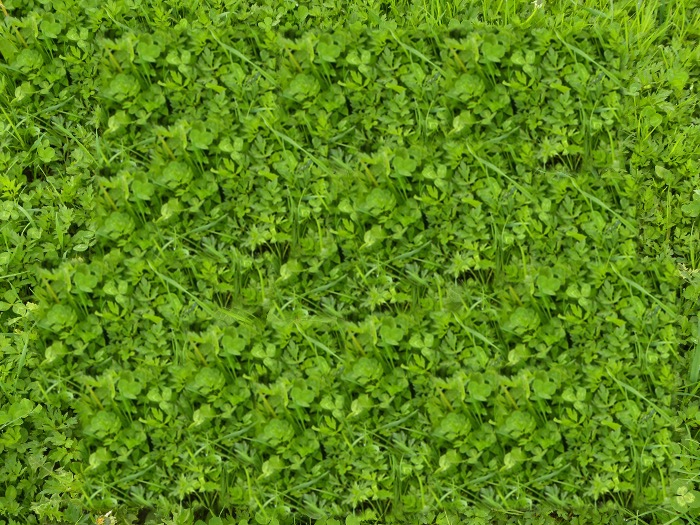
#> input picture img_data/img_train.jpg, 700 x 525 px
$ python detect_irregular.py
#> lines starting #> are read from the running program, lines starting #| are printed output that depends on the picture
import numpy as np
from spmimage.decomposition import KSVD
from PIL import Image
from sklearn.preprocessing import StandardScaler
from spmimage.feature_extraction.image import extract_simple_patches_2d, reconstruct_from_simple_patches_2d
import matplotlib.pyplot as plt

"""
（学習の原理について）
与えられたモノクロ画像（正常な時の画像）を幾つにも分割してpatchを作る。
学習に使えるよう、patchに標準化等を施したものがY。
patch全てに共通する基底ベクトルを求め、それを２次元配列でまとめたのがD行列。これを辞書という。
辞書に書かれた基底ベクトルから画像を生成するとき、どのベクトルを使うかを表すのが抽出行列X。(前回のMTGではαと呼ばれていたもの)

学習は正常な時の画像に対して行われているから、導出されたDは「正常な時の画像を生成するのに最適な辞書」である。
だから、異常なデータに対してこのDを使うと、正しく画像が再構成されなくなる。
正しく再構成されたか否かを見極めることで、画像が正常か異常かを見極めることができる。

正しく再構成できたか否かを見極める方法は以下の通り。
元画像の配列と再構成後の画像の配列の差分diffをとり、そのdiffの成分の値をヒストグラムにしてみる。
ヒストグラムが左に寄っていれば、元画像と再構成後の画像がよく似ていることを意味する。つまり正常。
逆に、ヒストグラムが右に寄っていれば、元画像と再構成後の画像が似ていないことを意味する。つまり異常。

https://codezine.jp/article/detail/11823
https://codezine.jp/article/detail/12433
"""

scl=StandardScaler()

def img_to_Y(img,patch_size,fit=False):
    """
    入力 : 取り込んだ画像img
    出力 : 学習・評価に用いる際に用いる画像データ群Y
    機能 : 画像をパッチに分割 -> パッチを2次元から1次元へ変換 -> 1次元ベクトルを標準化

    備考 : 取り込む画像が1枚である必要はないと思う。何枚か（撮影方向を変えるなどして）撮影しておくと、ロバスト性が上がるかもしれません
    注意 : fitは学習の時にTrue、推論の時にFalseとする
    """
    patches=extract_simple_patches_2d(img,patch_size=patch_size)
    patches=patches.reshape(-1, np.prod(patch_size)).astype(np.float64)
    if fit:
        Y=scl.fit_transform(patches)
    else:
        Y=scl.transform(patches)
    return Y

# [94 lines left out: functions Y_to_image, generate_dict, reconstruct_img, evaluate, not called in this run]

"""
（学習に関するパラメータについて）
patch_size : 学習用の画像を学習のために分割した際の、分割された画像(=patch)１つ１つのサイズ
n_components : 生成する基底ベクトルの本数
transform_n_nonzero_coefs : 画像を再構成するために使用を許される基底ベクトルの本数。言い換えれば、Xの非ゼロ成分の個数（L0ノルム）
max_iter : 詳細未詳。学習の反復回数の上限？
"""
patch_size=(15,15)
n_components=5
transform_n_nonzero_coefs=3
max_iter=15

"""
（用いる画像について）
train_img   : 学習に用いる画像（１枚のみ）。スタック「しない」状況の画像
test_img_ok : スタック「しない」状況のためのテスト用画像
test_img_ng : スタック「する」状況(=異常)のためのテスト用画像

＊全てモノクロに直して処理。
"""
# 画像を導入

"""
### 変更履歴 ###
"""
edge_mode=False
if edge_mode:
    train_img = np.asarray(Image.open("img_data/img_train_edge.jpg").convert('L'))
    test_img_ok=np.asarray(Image.open("img_data/img_test_ok_edge.jpg").convert('L'))
    test_img_ng=np.asarray(Image.open("img_data/img_test_ng_edge.jpg").convert('L'))
else:
    train_img = np.asarray(Image.open("img_data/img_train.jpg").convert('L'))
    test_img_ok=np.asarray(Image.open("img_data/img_test_ok.jpg").convert('L'))
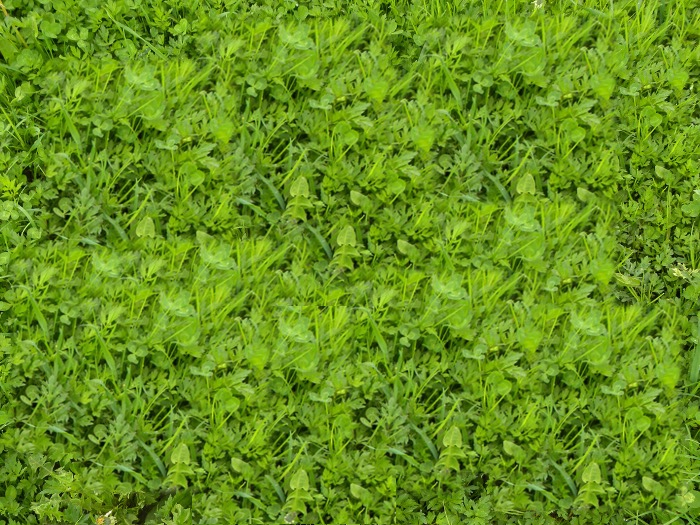
#> input picture img_data/img_test_ok.jpg, 700 x 525 px
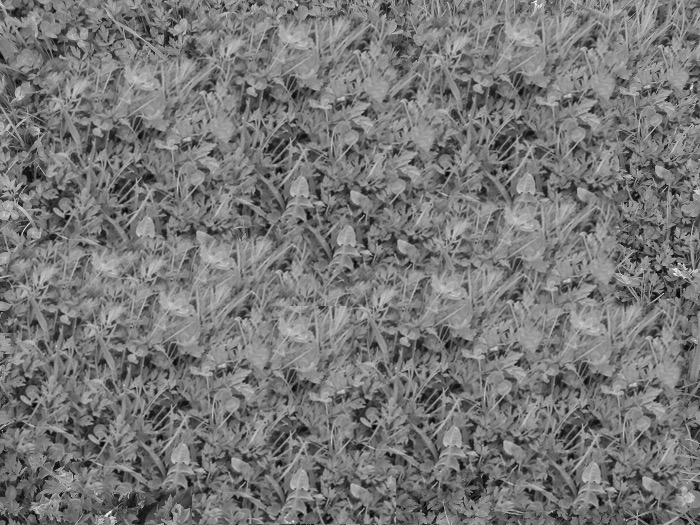
#> test_img_ok: shape (525, 700); min 3, max 250, mean 119.1
    test_img_ng=np.asarray(Image.open("img_data/img_test_ng.jpg").convert('L'))
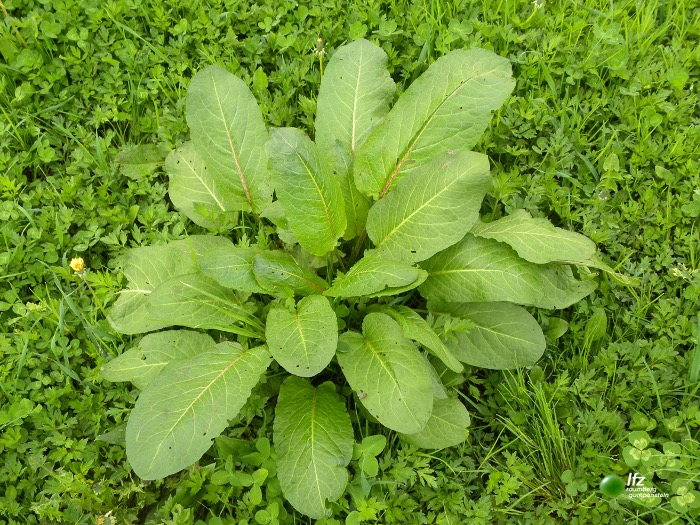
#> input picture img_data/img_test_ng.jpg, 700 x 525 px
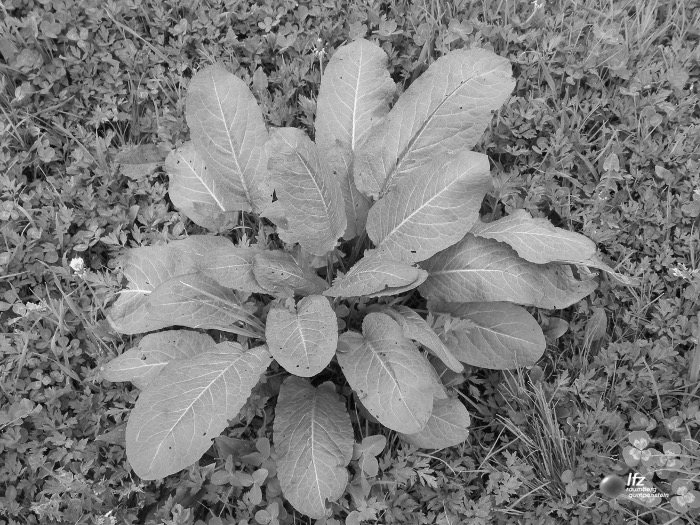
#> test_img_ng: shape (525, 700); min 2, max 254, mean 125.1
train_img = np.asarray(Image.open("img_data/img_train_edge.jpg").convert('L'))
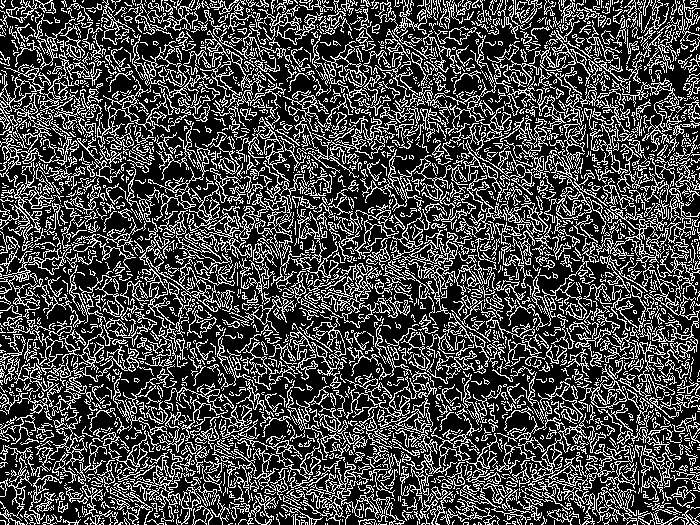
#> input picture img_data/img_train_edge.jpg, 700 x 525 px
#> train_img is the input picture: shape (525, 700); min 0, max 255, mean 71
test_img_ok=np.asarray(Image.open("img_data/img_test_ok_edge.jpg").convert('L'))
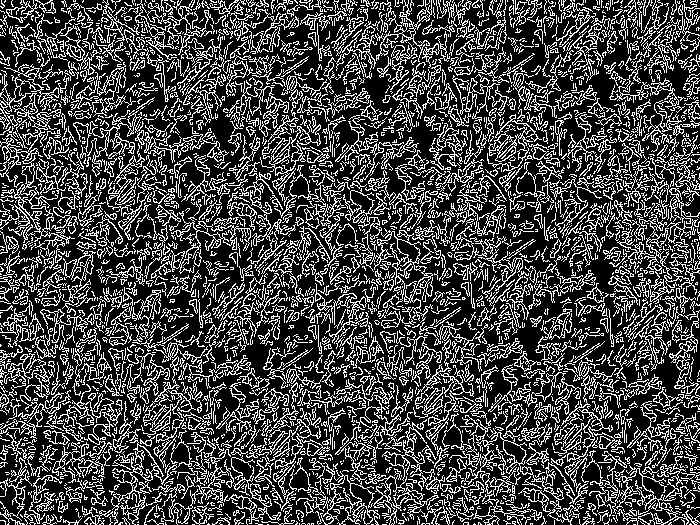
#> input picture img_data/img_test_ok_edge.jpg, 700 x 525 px
#> test_img_ok is the input picture: shape (525, 700); min 0, max 255, mean 70
test_img_ng=np.asarray(Image.open("img_data/img_test_ng_edge.jpg").convert('L'))
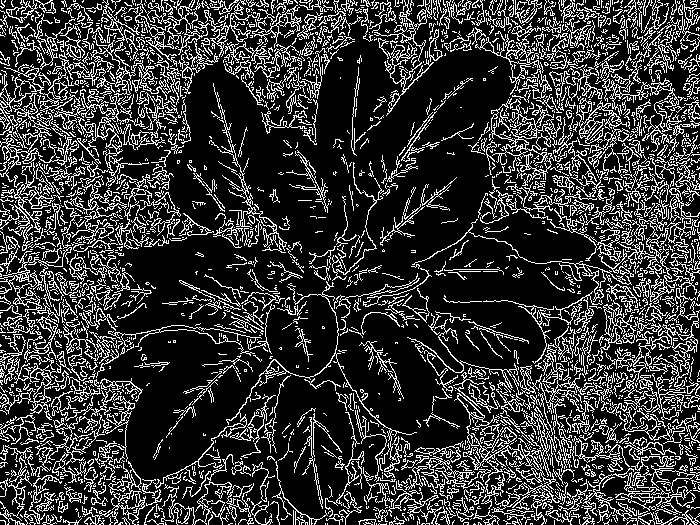
#> input picture img_data/img_test_ng_edge.jpg, 700 x 525 px
#> test_img_ng is the input picture: shape (525, 700); min 0, max 255, mean 54.8
print(type(train_img))
#| <class 'numpy.ndarray'>

# 学習用画像データ群Yを準備
Y=img_to_Y(train_img,patch_size,fit=True)
#> (the run stopped early here; a loop or call above may not have finished)
